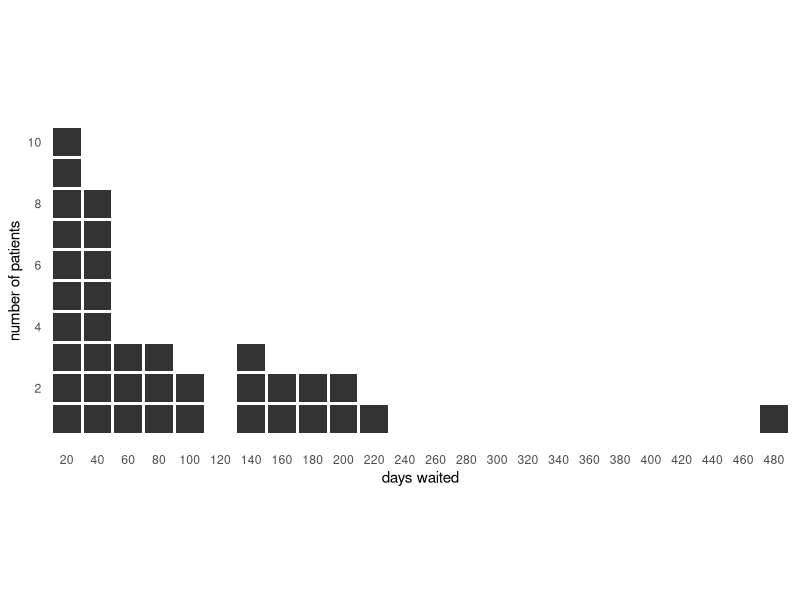
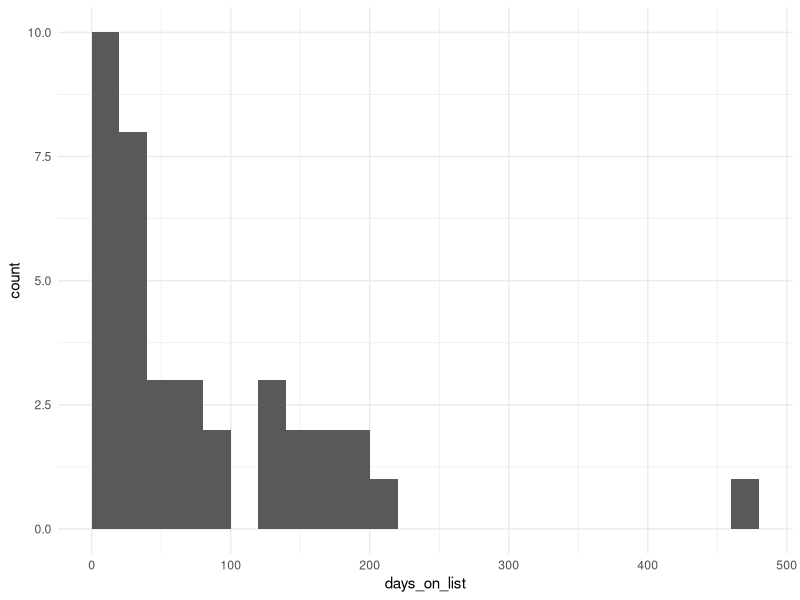

Source code (R) for these figures, in order: (Note: this script raises an error after producing the figures.)
## ---- chunk 1
library(tidyverse)
library(gganimate)
library(lubridate)
library(magrittr)

theme_set(theme_minimal())
## ---- chunk 2
wait_data <- read_csv("wait_data.csv", col_types = "DicDDc")
## ---- chunk 3
table(wait_data$date_for, wait_data$month_event)
## ---- chunk 4

wait_data %>%
  filter(date_for == as_date("2018/01/31")) %>%

  # bin the waiting days into bins 20 days wide
  # group by the bin and within each bin asssign a row number to each individual
  mutate(bin  = cut_width(days_on_list, 20, center = 10)) %>%
  group_by(bin) %>%
  mutate(row_id = row_number(days_on_list)) %>%
  ungroup() %>%

  # some regex to get just the right hand limit of each bin as a number
  # and use that as the leabel for the bins
  # number following a comma.
  # comma is a non-matching group
  # number is group 1
  # str_match returns a matrix - column one is the entire match.
  # column 2 is group 1 and so on
  mutate(bin = fct_relabel(bin, ~ str_match(.x, "(?:,)(\\d+)")[, 2])) %>%

  ggplot(aes(bin, row_id)) +
  geom_tile(width = 0.9, height = 0.9) +
  coord_equal()  +
  scale_x_discrete(drop = FALSE, name = "days waited") +
  scale_y_continuous(breaks = seq.int(2, 10, 2), name = "number of patients") +
  theme(panel.grid =  element_blank()) #+
  #annotate("text", x =10, y = 6, label ="waiting list")

## ---- chunk 5
  
wait_data %>%
  filter(date_for == as_date("2018/01/31") ) %>%
  ggplot(aes(days_on_list)) +
  geom_histogram(binwidth = 20, center = 10)
## ---- chunk 6
wait_data %>%

  # filter out added_and_removed in same month - too distracting
  # filter out removed - for now the pat_id will just disappear in the
  # month the patient is removed
  filter(month_event %in% c("waited", "added")) %>% 
  
  # bin the waiting days into bins 20 days wide
  # group by the date_for bin and within each bin asssign a row number to each
  # individual
  mutate(bin  = cut_width(days_on_list, 20, center = 10)) %>% 
  group_by(date_for, bin) %>% 
  mutate(row_id = row_number(days_on_list)) %>% 
  ungroup() %>% 
    
  # some regex to get just the right hand limit of each bin as a number
  # and use that as the leabel for the bins
  # number following a comma. 
  # comma is a non-matching group
  # number is group 1
  # str_match returns a matrix - column one is the entire match.
  # column 2 is group 1 and so on
  mutate(bin = fct_relabel(bin, ~ str_match(.x, "(?:,)(\\d+)")[, 2])) %>%

  #plotting code - TODO automate manual breaks
  ggplot(aes(bin, row_id, group = pat_id)) +
  geom_tile( width = 0.9, height = 0.9, fill = "mediumblue", alpha = 0.5) + 
  scale_x_discrete(breaks = seq.int(20, 720, 40),
                   drop = FALSE,
                   name = "days waited") +
  scale_y_continuous(breaks = seq.int(2, 20, 2), name = "number of patients") +
  coord_equal() +
  theme(panel.grid =  element_blank())   +
  labs(x = "days waited (up to)", title = "{format(frame_time, '%B %y')}")  +

  ## ANIMATE
  # frames
  transition_components(id = pat_id,
                          #time = month  ,
                          time =  as_date(date_for),
                          enter_length = as_date(20),
                          exit_length =  as_date(20)  
                          ) +
  
  # entries and exits
  enter_grow(fade = TRUE) + 
  exit_shrink(fade = TRUE) +
  
  # easing of points algorithm
  ease_aes("cubic-in-out")  
    

 
 #save to file
  #gganimate::anim_save("wl.gif") 
  

  #transition_manual(frames = date_for) +
  #labs(x = "days waited (up to)", title = "{current_frame}")
  
   # 
   # transition_states(
   # date_for,
   # transition_length = 1,#0.5,
   # state_length = 0.5,#0.0001,
   # wrap = FALSE) +
   # labs(x = "days waited (up to)", title = "{closest_state}")
  
  # transition_time(
  #   as_date( date_for) )+
   # labs(x = "days waited (up to)", title = "{frame_time}")

  # transition_events(start = as_date(date_for)) +
  # labs(x = "days waited (up to)", title = "{frame_time}")
## ---- chunk 7
  #ref: https://stackoverflow.com/questions/52243942/charting-event-sequence-data-with-r/52248151#52248151

#wrangle data so for each pateint there is added event and a removed event 
# with a corresponding date (can be NA for removed event)
wait_data %>% 
  group_by(pat_id) %>% 
  summarise(added = max(added_date),
            removed = max(removed_date)) %>% 
  ungroup() %>% 
  gather("event" , "date", -pat_id) %>% 
  arrange( date) %>% 
  
  

ggplot(  aes(date, pat_id, color = event)) +
  geom_point(size = 2, shape = 'I') +
  #scale_y_reverse(breaks = 2*1:33) + 
  theme_minimal() +
  theme(panel.grid.major.y = element_blank(),
        panel.grid.minor.y = element_blank()) 
  
  
  wait_data %>% 
  group_by(pat_id) %>% 
  summarise(added = max(added_date),
            removed = max(removed_date)) %>% 
    filter(!is.na(removed)) %>% 
  
  ggplot(  aes(added, removed, color = "royalblue")) +
  geom_point(size = 3) +
  #scale_y_reverse(breaks = 2*1:33) + 
  theme_minimal() +
  theme(panel.grid.major.y = element_blank(),
        panel.grid.minor.y = element_blank()) +
  
  transition_events(start = added,
                    end = removed,
                    enter_length = as_date(3L),
                    exit_length = as_date(4L))
